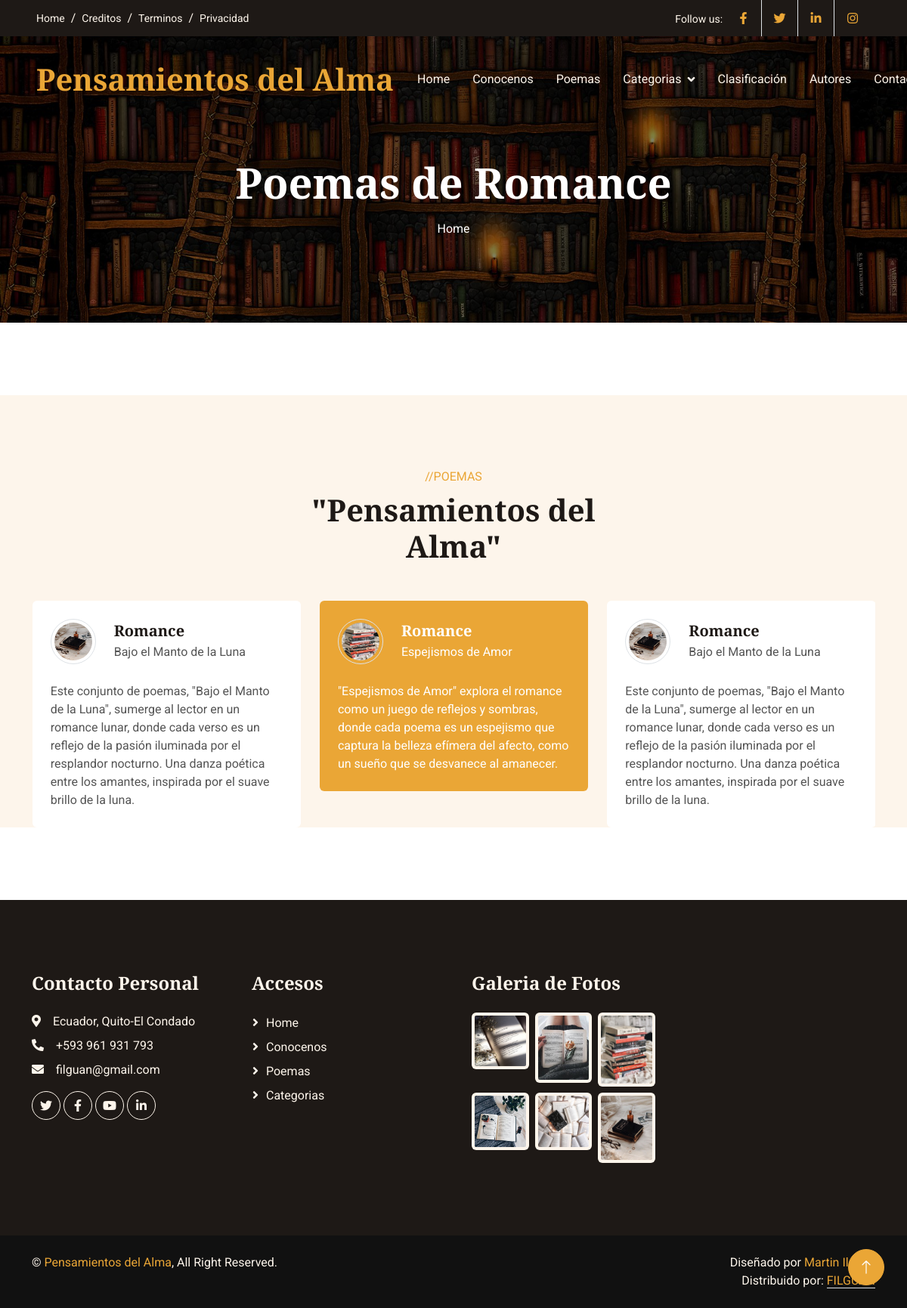
Screenshot of /romances/ with the database file from the repository.
### romances/models.py (models this page shows, shortened)
class Romances(models.Model):
    title=models.CharField(max_length=100, verbose_name="Título")
    subtitle=models.CharField(max_length=100, verbose_name="SubTítulo")
    content=models.TextField(verbose_name="Descipción")
    image=models.ImageField(upload_to="romance", verbose_name="Imagen")
    created=models.DateTimeField(auto_now_add=True, verbose_name="Fecha de Creación")
    updated=models.DateTimeField(auto_now=True, verbose_name="Fecha de Edición")
    class Meta:
        verbose_name="Poema de Romance"
        verbose_name_plural="Poemas de Romance"
        ordering=['-created']

### romances/views.py (the view)
# urls.py: path('', views.romance, name="romance"),
def romance(request):
    romances = Romances.objects.all()
    return render(request,"romances/romance.html", {'romances':romances})

### romances/templates/romances/romance.html (shortened to what this page needs)
{% extends "core/base.html" %}
{% load static %}
{% block TitleHeader %}
<h1 class="display-4 text-white animated slideInDown mb-3">Poemas de Romance</h1>
{% endblock  %}
{% block content %}
<div class="container-xxl bg-light my-6 py-6 pb-0">
    <div class="container">
        <div class="text-center mx-auto mb-5 wow fadeInUp" data-wow-delay="0.1s" style="max-width: 500px;">
            <p class="text-primary text-uppercase mb-2">//POEMAS</p>
            <h1 class="display-6 mb-4">"Pensamientos del Alma"</h1>
        </div>
        <div class="owl-carousel testimonial-carousel wow fadeInUp" data-wow-delay="0.1s">
            {% for romances in romances %}
            <div class="testimonial-item bg-white rounded p-4">
                <div class="d-flex align-items-center mb-4">
                    <img class="flex-shrink-0 rounded-circle border p-1" src="{{romances.image.url}}" alt="">
                    <div class="ms-4">
                        <h5 class="mb-1">{{romances.title}}</h5>
                        <span>{{romances.subtitle}}</span>
                    </div>
                </div>
                <p class="mb-0">{{romances.content}}</p>
            </div>
            {% endfor %}
        </div>
    </div>
</div>
{% endblock  %}

### core/static/core/css/style.css (style rules this page uses)
:root { --primary: #EAA636; --secondary: #545454; --light: #FDF5EB; --dark: #1E1916; }
h4, h5, h6, .h4, .h5, .h6 { font-weight: 600 !important; }
.py-6 { padding-top: 6rem; padding-bottom: 6rem; }
.my-6 { margin-top: 6rem; margin-bottom: 6rem; }
.testimonial-carousel .owl-item .testimonial-item img { width: 60px; height: 60px; }
.testimonial-carousel .owl-item .testimonial-item, .testimonial-carousel .owl-item .testimonial-item * { transition: .5s; }
.testimonial-carousel .owl-item.center .testimonial-item { background: var(--primary) !important; }
.testimonial-carousel .owl-item.center .testimonial-item * { color: #FFFFFF !important; }

### rows the page displays
Romances: image (picture), title "Romance", subtitle "Espejismos de Amor", content "\"Espejismos de Amor\" explora el romance como un juego de reflejos y sombras, donde cada poema es un espejismo que captura la belleza efímera del afecto, como un sueño que se desvanece al amanecer."
Romances: image (picture), title "Romance", subtitle "Bajo el Manto de la Luna", content "Este conjunto de poemas, \"Bajo el Manto de la Luna\", sumerge al lector en un romance lunar, donde cada verso es un reflejo de la pasión iluminada por el resplandor nocturno. Una danza poética entre los amantes, inspirada por el suave brillo de la luna."
